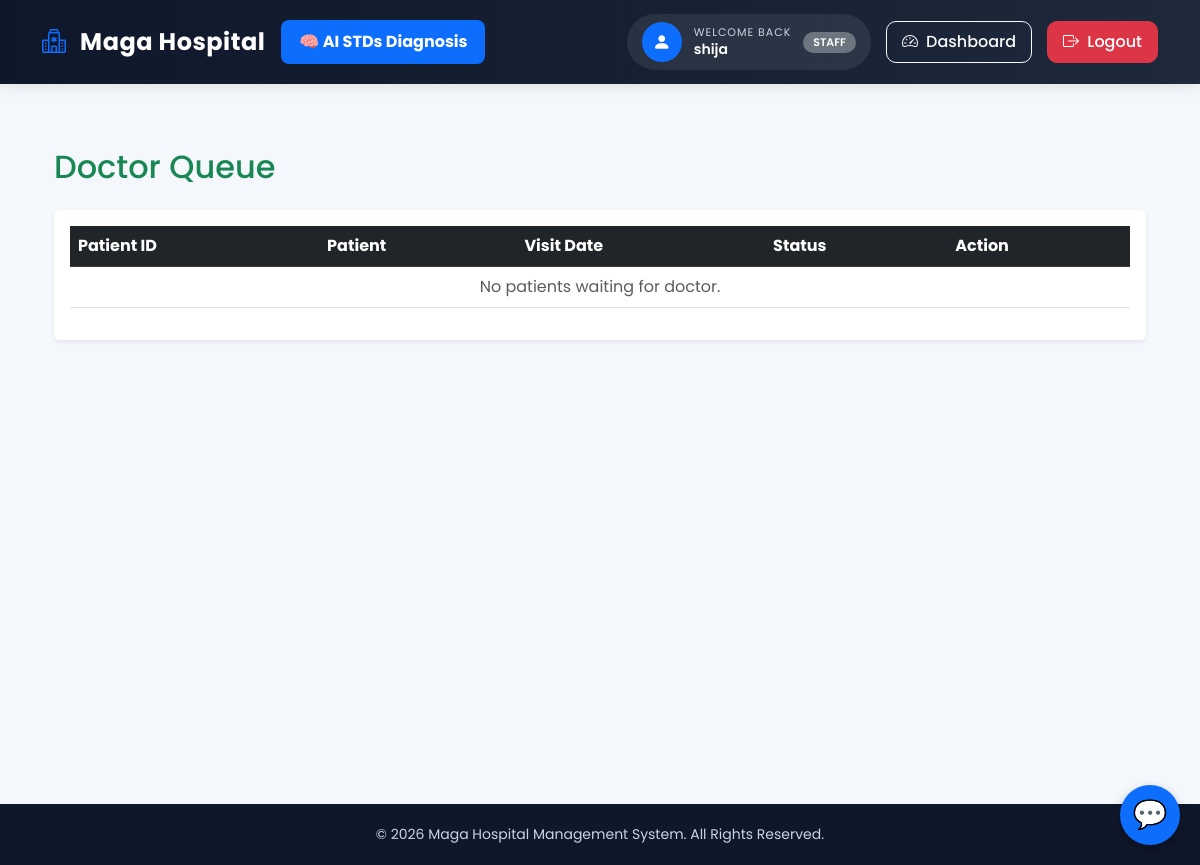
The app's page /doctor/queue/ (signed in), older data.
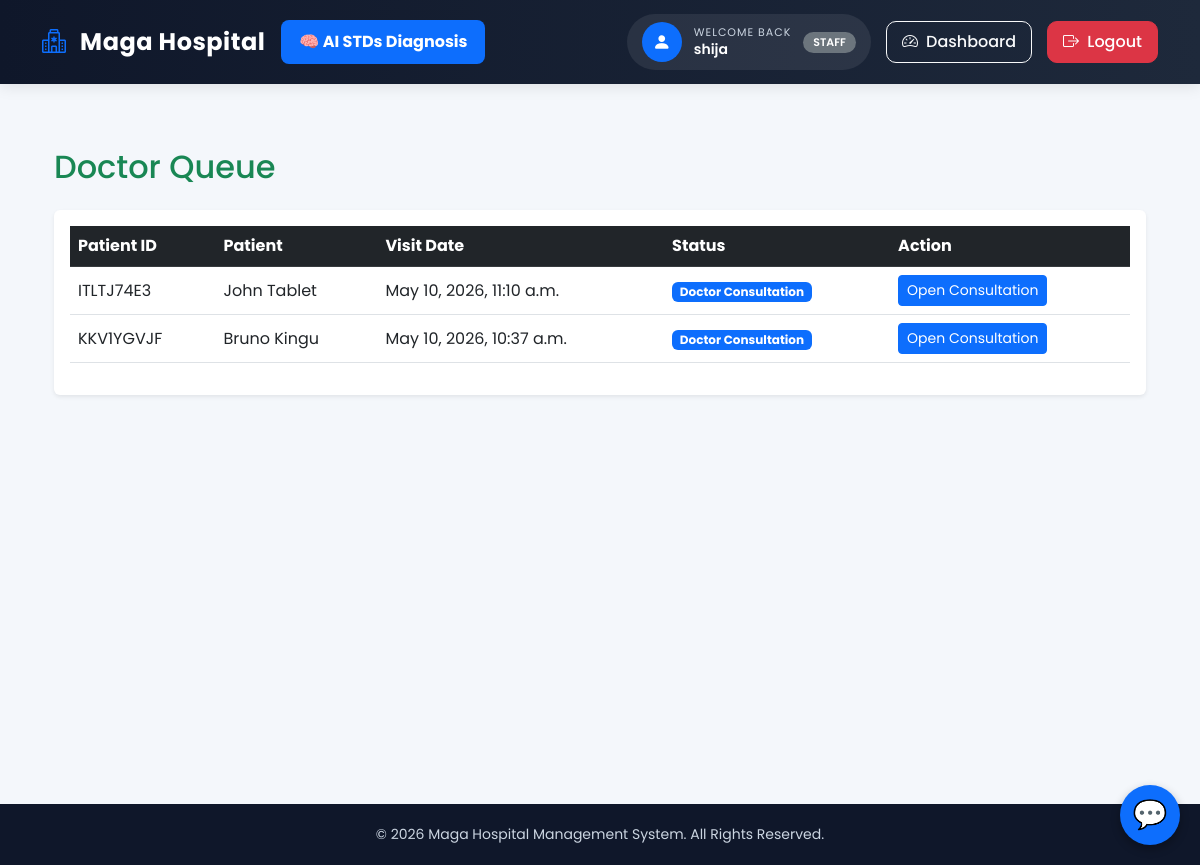
The same page, newer data.
### magahospital/models.py (models this page shows, shortened)
class Visit(models.Model):
    patient = models.ForeignKey(
        Patient,
        on_delete=models.CASCADE,
        related_name='visits'
    )
    date = models.DateTimeField(
        default=timezone.now
    )
    status = models.CharField(
        max_length=20,
        choices=VISIT_STATUS,
        default='Doctor'
    )
    class Meta:
        ordering = ['-date']

class Patient(models.Model):
    idno = models.CharField(
        max_length=9,
        unique=True,
        default=generate_random_code,
        editable=False
    )
    firstname = models.CharField(
        max_length=200
    )
    secondname = models.CharField(
        max_length=200
    )
    age = models.IntegerField()
    address = models.CharField(
        max_length=200
    )
    sex = models.CharField(
        max_length=1,
        choices=SEX
    )
    created_at = models.DateTimeField(
        default=timezone.now
    )
    class Meta:
        ordering = ['-created_at']

### magahospital/views.py (the view)
@login_required
def doctor_queue(request):
    if not (
        request.user.is_superuser or
        user_in_group(
            request.user,
            'Doctor'
        )
    ):
        return render(
            request,
            'magahospital/not_allowed.html',
            status=403
        )
    visits = Visit.objects.filter(
        status__in=[
            'Doctor',
            'Prescription'
        ]
    ).order_by('-date')
    return render(
        request,
        'magahospital/doctor_queue.html',
        {
            'visits': visits
        }
    )

### magahospital/templates/magahospital/doctor_queue.html
{% extends 'magahospital/base.html' %}
{% block content %}
<div class="container mt-4">
    <h2 class="mb-4 text-success">
        Doctor Queue
    </h2>
    <div class="card shadow-sm border-0">
        <div class="card-body">
            <table class="table table-hover align-middle">
                <thead class="table-dark">
                    <tr>
                        <th>Patient ID</th>
                        <th>Patient</th>
                        <th>Visit Date</th>
                        <th>Status</th>
                        <th>Action</th>
                    </tr>
                </thead>
                <tbody>
                    {% for visit in visits %}
                    <tr>
                        <td>
                            {{ visit.patient.idno }}
                        </td>
                        <td>
                            {{ visit.patient.firstname }}
                            {{ visit.patient.secondname }}
                        </td>
                        <td>
                            {{ visit.date }}
                        </td>
                        <td>
                            {% if visit.status == "Doctor" %}
                                <span class="badge bg-primary">
                                    Doctor Consultation
                                </span>
                            {% elif visit.status == "Prescription" %}
                                <span class="badge bg-info text-dark">
                                    Prescription Review
                                </span>
                            {% endif %}
                        </td>
                        <td>
                            {% if visit.status == "Doctor" %}
                                <a href="{% url 'add_doctor' visit.id %}"
                                   class="btn btn-primary btn-sm">
                                   Open Consultation
                                </a>
                            {% elif visit.status == "Prescription" %}
                                <a href="{% url 'add_prescription' visit.id %}"
                                   class="btn btn-info btn-sm">
                                   Add Prescription
                                </a>
                            {% endif %}
                        </td>
                    </tr>
                    {% empty %}
                    <tr>
                        <td colspan="5" class="text-center text-muted">
                            No patients waiting for doctor.
                        </td>
                    </tr>
                    {% endfor %}
                </tbody>
            </table>
        </div>
    </div>
</div>
{% endblock %}

Row changes from the older to the newer data that the page shows:
added Visit: patient.idno "ITLTJ74E3", patient.firstname "John", patient.secondname "Tablet", date "May 10, 2026, 11:10 a.m.", status "Doctor Consultation"
added Visit: patient.idno "KKV1YGVJF", patient.firstname "Bruno", patient.secondname "Kingu", date "May 10, 2026, 10:37 a.m.", status "Doctor Consultation"
Text that changed along with them:
text no longer shown: "No patients waiting for doctor."
